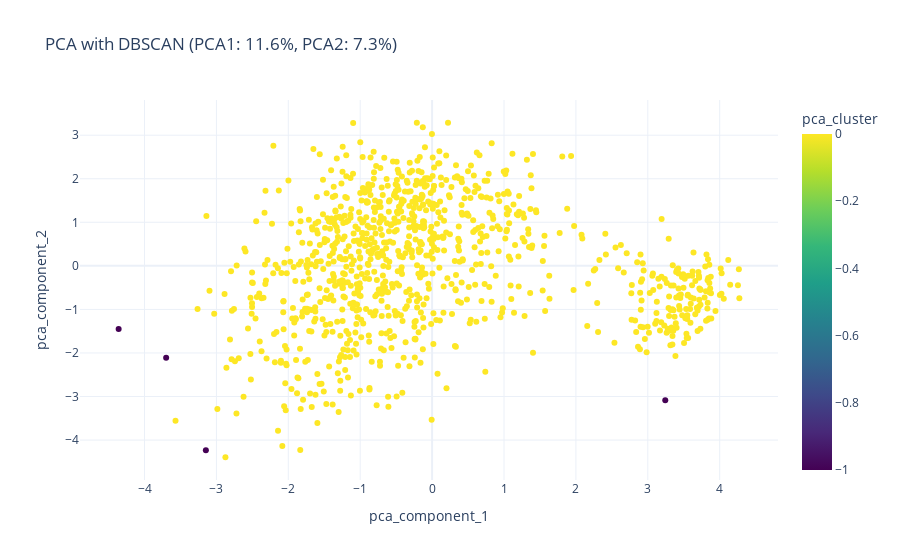

Here is the notebook cell this chart was saved with:
### Code cell
from sklearn.cluster import DBSCAN
from sklearn.preprocessing import StandardScaler

# Function to apply DBSCAN
def apply_dbscan(reduced_embeddings, eps=0.6, min_samples=5):
    scaler = StandardScaler()
    scaled = scaler.fit_transform(reduced_embeddings)
    db = DBSCAN(eps=eps, min_samples=min_samples)
    labels = db.fit_predict(scaled)
    return labels

# PCA Visualization with DBSCAN
def visualizeEmbeddingsPCA_with_DBSCAN(df, eps=0.55, min_samples=10):
    embeddings = np.array(df['embedding'].tolist())
    ratings = df['rating_score']
    
    pca = PCA(n_components=2)
    reduced = pca.fit_transform(embeddings)
    var1, var2 = pca.explained_variance_ratio_ * 100
    
    clusters = apply_dbscan(reduced, eps, min_samples)
    
    plot_df = pd.DataFrame({
        'pca_component_1': reduced[:, 0],
        'pca_component_2': reduced[:, 1],
        'rating_score': ratings,
        'pca_cluster': clusters,
        'review_id': df.get('review_id', range(len(df)))
    })
    
    fig = px.scatter(
        plot_df,
        x='pca_component_1',
        y='pca_component_2',
        color='pca_cluster',
        color_continuous_scale='Viridis',
        hover_data=['review_id', 'rating_score'],
        title=f'PCA with DBSCAN (PCA1: {var1:.1f}%, PCA2: {var2:.1f}%)',
        labels={
            'PCA 1': f'pca_component_1 ({var1:.1f}% variance)',
            'PCA 2': f'pca_component_2 ({var2:.1f}% variance)',
            'Cluster': 'pca_cluster'
        }
    )
    
    fig.update_layout(
        template='plotly_white',
        coloraxis_colorbar=dict(title='pca_cluster'),
        hovermode='closest'
    )
    
    fig.show()
    return plot_df

# UMAP Visualization with DBSCAN
def visualizeEmbeddingsUMAP_with_DBSCAN(df, eps=0.7, min_samples=10):
    embeddings = np.array(df['embedding'].tolist())
    sentiment = df['sentiment_label']
    
    reducer = umap.UMAP(n_neighbors=15, min_dist=0.1, n_components=2, random_state=42)
    reduced = reducer.fit_transform(embeddings)
    
    clusters = apply_dbscan(reduced, eps, min_samples)
    
    plot_df = pd.DataFrame({
        'umap_component_1': reduced[:, 0],
        'umap_component_2': reduced[:, 1],
        'sentiment': sentiment,
        'umap_cluster': clusters,
        'review_id': df.get('review_id', range(len(df)))
    })
    
    fig = px.scatter(
        plot_df,
        x='umap_component_1',
        y='umap_component_2',
        color='umap_cluster',
        color_continuous_scale='Viridis',
        hover_data=['sentiment', 'umap_cluster'],
        title='UMAP with DBSCAN',
        labels={
            'UMAP 1': 'umap_component_1',
            'UMAP 2': 'umap_component_2',
            'Cluster': 'umap_cluster'
        },
        opacity=0.7
    )
    
    fig.update_layout(
        showlegend=True,
        legend=dict(title='umap_cluster'),
        margin=dict(l=10, r=10, t=40, b=10)
    )
    
    fig.show()
    return plot_df

# Visualize with DBSCAN clusters
pca_clusters = visualizeEmbeddingsPCA_with_DBSCAN(reviews, eps=0.5, min_samples=5)
umap_clusters = visualizeEmbeddingsUMAP_with_DBSCAN(reviews, eps=0.5, min_samples=5)

### Figure 1 — Plotly figure (JSON) as saved in the notebook; plotly's stock layout.template omitted (floating-point values rounded to 4 significant figures; data arrays with more than 128 entries replaced by an {"elided": "..."} marker saying what was removed)
{"data": [{"customdata": {"elided": "1000x2 int values"}, "hovertemplate": "pca_component_1=%{x}<br>pca_component_2=%{y}<br>review_id=%{customdata[0]}<br>rating_score=%{customdata[1]}<br>pca_cluster=%{marker.color}<extra></extra>", "legendgroup": "", "marker": {"color": {"elided": "1000 int values"}, "coloraxis": "coloraxis", "symbol": "circle"}, "mode": "markers", "name": "", "orientation": "v", "showlegend": false, "type": "scatter", "x": {"elided": "1000 float values"}, "xaxis": "x", "y": {"elided": "1000 float values"}, "yaxis": "y"}], "layout": {"coloraxis": {"colorbar": {"title": {"text": "pca_cluster"}}, "colorscale": [[0, "#440154"], [0.1111, "#482878"], [0.2222, "#3e4989"], [0.3333, "#31688e"], [0.4444, "#26828e"], [0.5556, "#1f9e89"], [0.6667, "#35b779"], [0.7778, "#6ece58"], [0.8889, "#b5de2b"], [1, "#fde725"]]}, "hovermode": "closest", "legend": {"tracegroupgap": 0}, "title": {"text": "PCA with DBSCAN (PCA1: 11.6%, PCA2: 7.3%)"}, "xaxis": {"anchor": "y", "domain": [0, 1], "title": {"text": "pca_component_1"}}, "yaxis": {"anchor": "x", "domain": [0, 1], "title": {"text": "pca_component_2"}}}}
